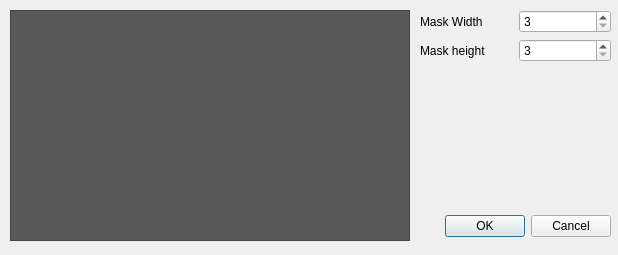
<?xml version="1.0" encoding="UTF-8"?>
<ui version="4.0">
 <class>DialogCustomFilter</class>
 <widget class="QDialog" name="DialogCustomFilter">
  <property name="geometry">
   <rect>
    <x>0</x>
    <y>0</y>
    <width>618</width>
    <height>255</height>
   </rect>
  </property>
  <property name="windowTitle">
   <string>Custom Filter</string>
  </property>
  <property name="windowIcon">
   <iconset resource="../icon.qrc">
    <normaloff>:/icon/simpleProcessing.ico</normaloff>:/icon/simpleProcessing.ico</iconset>
  </property>
  <widget class="QDialogButtonBox" name="buttonBox">
   <property name="geometry">
    <rect>
     <x>430</x>
     <y>210</y>
     <width>181</width>
     <height>32</height>
    </rect>
   </property>
   <property name="orientation">
    <enum>Qt::Horizontal</enum>
   </property>
   <property name="standardButtons">
    <set>QDialogButtonBox::Cancel|QDialogButtonBox::Ok</set>
   </property>
  </widget>
  <widget class="QTableWidget" name="tableWidget_maskInput">
   <property name="geometry">
    <rect>
     <x>10</x>
     <y>10</y>
     <width>400</width>
     <height>231</height>
    </rect>
   </property>
   <property name="styleSheet">
    <string notr="true">background-color: rgb(89, 89, 89);</string>
   </property>
   <property name="inputMethodHints">
    <set>Qt::ImhDigitsOnly</set>
   </property>
   <property name="rowCount">
    <number>0</number>
   </property>
  </widget>
  <widget class="QWidget" name="layoutWidget">
   <property name="geometry">
    <rect>
     <x>420</x>
     <y>10</y>
     <width>191</width>
     <height>52</height>
    </rect>
   </property>
   <layout class="QVBoxLayout" name="verticalLayout">
    <item>
     <layout class="QHBoxLayout" name="horizontalLayout">
      <item>
       <widget class="QLabel" name="label">
        <property name="text">
         <string>Mask Width</string>
        </property>
       </widget>
      </item>
      <item>
       <widget class="QSpinBox" name="spinBox_maskWidth">
        <property name="minimum">
         <number>3</number>
        </property>
        <property name="maximum">
         <number>9</number>
        </property>
        <property name="singleStep">
         <number>2</number>
        </property>
       </widget>
      </item>
     </layout>
    </item>
    <item>
     <layout class="QHBoxLayout" name="horizontalLayout_2">
      <item>
       <widget class="QLabel" name="label_2">
        <property name="text">
         <string>Mask height</string>
        </property>
       </widget>
      </item>
      <item>
       <widget class="QSpinBox" name="spinBox_maskHeight">
        <property name="minimum">
         <number>3</number>
        </property>
        <property name="maximum">
         <number>9</number>
        </property>
        <property name="singleStep">
         <number>2</number>
        </property>
       </widget>
      </item>
     </layout>
    </item>
   </layout>
  </widget>
 </widget>
 <resources>
  <include location="../icon.qrc"/>
 </resources>
 <connections>
  <connection>
   <sender>buttonBox</sender>
   <signal>accepted()</signal>
   <receiver>DialogCustomFilter</receiver>
   <slot>accept()</slot>
   <hints>
    <hint type="sourcelabel">
     <x>248</x>
     <y>254</y>
    </hint>
    <hint type="destinationlabel">
     <x>157</x>
     <y>274</y>
    </hint>
   </hints>
  </connection>
  <connection>
   <sender>buttonBox</sender>
   <signal>rejected()</signal>
   <receiver>DialogCustomFilter</receiver>
   <slot>reject()</slot>
   <hints>
    <hint type="sourcelabel">
     <x>316</x>
     <y>260</y>
    </hint>
    <hint type="destinationlabel">
     <x>286</x>
     <y>274</y>
    </hint>
   </hints>
  </connection>
 </connections>
</ui>
